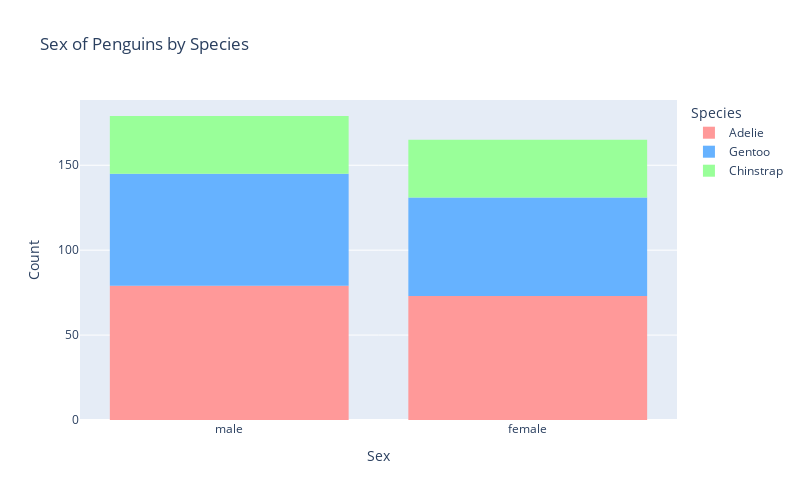

The notebook cell this image was saved under:
### Code cell
custom_colors = ['#FF9999', '#66B2FF', '#99FF99'] 

fig = px.histogram(
    df,
    x='sex',
    color='species',
    color_discrete_sequence=custom_colors,  
    title='Sex of Penguins by Species',
    labels={'sex': 'Sex', 'species': 'Species'},
    height=500,  
    width=800   
)

fig.update_layout(
    xaxis_title='Sex',
    yaxis_title='Count',
    legend_title='Species'
)

fig.show()

### Figure 1 — Plotly figure (JSON) as saved in the notebook; plotly's stock layout.template omitted (floating-point values rounded to 4 significant figures; data arrays with more than 128 entries replaced by an {"elided": "..."} marker saying what was removed)
{"data": [{"alignmentgroup": "True", "bingroup": "x", "hovertemplate": "Species=Adelie<br>Sex=%{x}<br>count=%{y}<extra></extra>", "legendgroup": "Adelie", "marker": {"color": "#FF9999", "pattern": {"shape": ""}}, "name": "Adelie", "offsetgroup": "Adelie", "orientation": "v", "showlegend": true, "type": "histogram", "x": {"elided": "152 str values"}, "xaxis": "x", "yaxis": "y"}, {"alignmentgroup": "True", "bingroup": "x", "hovertemplate": "Species=Gentoo<br>Sex=%{x}<br>count=%{y}<extra></extra>", "legendgroup": "Gentoo", "marker": {"color": "#66B2FF", "pattern": {"shape": ""}}, "name": "Gentoo", "offsetgroup": "Gentoo", "orientation": "v", "showlegend": true, "type": "histogram", "x": ["female", "male", "female", "male", "male", "female", "female", "male", "female", "male", "female", "male", "female", "male", "female", "male", "female", "male", "female", "male", "male", "female", "female", "male", "female", "male", "male", "male", "female", "male", "male", "female", "female", "male", "female", "male", "female", "male", "female", "male", "female", "male", "female", "male", "male", "female", "female", "male", "female", "male", "female", "male", "female", "male", "female", "male", "female", "male", "female", "male", "female", "male", "female", "male", "female", "male", "male", "male", "female", "male", "female", "male", "male", "female", "female", "male", "female", "male", "female", "male", "female", "male", "female", "male", "female", "male", "female", "male", "female", "male", "female", "male", "female", "male", "female", "male", "male", "female", "female", "male", "female", "male", "female", "male", "male", "male", "female", "male", "female", "male", "female", "male", "female", "male", "female", "male", "male", "male", "female", "male", "female", "male", "female", "male"], "xaxis": "x", "yaxis": "y"}, {"alignmentgroup": "True", "bingroup": "x", "hovertemplate": "Species=Chinstrap<br>Sex=%{x}<br>count=%{y}<extra></extra>", "legendgroup": "Chinstrap", "marker": {"color": "#99FF99", "pattern": {"shape": ""}}, "name": "Chinstrap", "offsetgroup": "Chinstrap", "orientation": "v", "showlegend": true, "type": "histogram", "x": ["female", "male", "male", "female", "male", "female", "female", "male", "female", "male", "female", "male", "female", "male", "female", "male", "male", "female", "female", "male", "female", "male", "female", "male", "female", "male", "female", "male", "female", "male", "female", "male", "female", "male", "male", "female", "female", "male", "female", "male", "male", "female", "male", "female", "female", "male", "female", "male", "male", "female", "female", "male", "female", "male", "female", "male", "female", "male", "male", "female", "male", "female", "female", "male", "female", "male", "male", "female"], "xaxis": "x", "yaxis": "y"}], "layout": {"barmode": "relative", "height": 500, "legend": {"title": {"text": "Species"}, "tracegroupgap": 0}, "title": {"text": "Sex of Penguins by Species"}, "width": 800, "xaxis": {"anchor": "y", "autorange": true, "domain": [0, 1], "range": [-0.5, 1.5], "title": {"text": "Sex"}, "type": "category"}, "yaxis": {"anchor": "x", "autorange": true, "domain": [0, 1], "range": [0, 188.4], "title": {"text": "Count"}}}}
